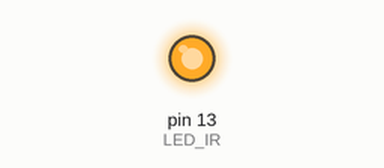
Simulated run of this sketch. Board: Arduino Uno, built with avr-gcc and run on an emulated ATmega328P. Parts: output pins drawn as LEDs (lit = HIGH).

Above: at 0.1 s.
Timing chart, 0 to 1.6 s (numbered marks = the images above):
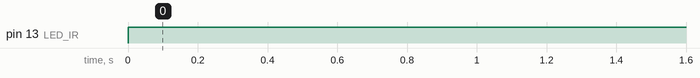

The sketch:

main.ino
```cpp
#define LED_IR 13

void setup() {
  Serial.begin(9600);
  pinMode(LED_IR, OUTPUT);
	// tone(LED_IR,38000);
}

void loop(){
  digitalWrite(LED_IR, 1);
}
```

Measured:
- by itself, pin 13 (LED_IR): LOW → HIGH at 0.00 s
